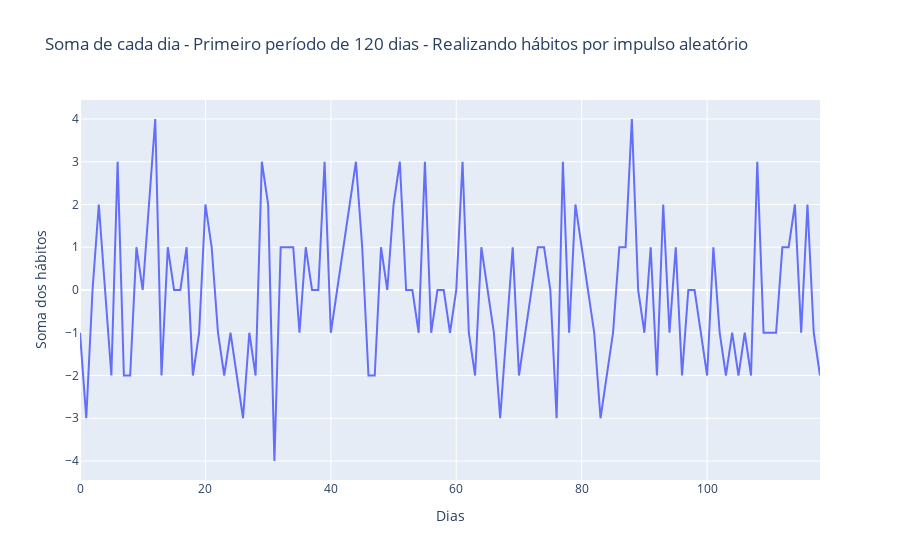

The cell this chart's notebook holds for it:
### Code cell
px.line(habitos, x=habitos.index, y=habitos['soma'], 
        labels={'index':'Dias', 'soma':'Soma dos hábitos'}, 
        title='Soma de cada dia - Primeiro período de 120 dias - Realizando hábitos por impulso aleatório')

### Figure 1 — Plotly figure (JSON) as saved in the notebook; plotly's stock layout.template omitted (floating-point values rounded to 4 significant figures)
{"data": [{"hovertemplate": "Dias=%{x}<br>Soma dos hábitos=%{y}<extra></extra>", "legendgroup": "", "line": {"color": "#636efa", "dash": "solid"}, "marker": {"symbol": "circle"}, "mode": "lines", "name": "", "orientation": "v", "showlegend": false, "type": "scatter", "x": [0, 1, 2, 3, 4, 5, 6, 7, 8, 9, 10, 11, 12, 13, 14, 15, 16, 17, 18, 19, 20, 21, 22, 23, 24, 25, 26, 27, 28, 29, 30, 31, 32, 33, 34, 35, 36, 37, 38, 39, 40, 41, 42, 43, 44, 45, 46, 47, 48, 49, 50, 51, 52, 53, 54, 55, 56, 57, 58, 59, 60, 61, 62, 63, 64, 65, 66, 67, 68, 69, 70, 71, 72, 73, 74, 75, 76, 77, 78, 79, 80, 81, 82, 83, 84, 85, 86, 87, 88, 89, 90, 91, 92, 93, 94, 95, 96, 97, 98, 99, 100, 101, 102, 103, 104, 105, 106, 107, 108, 109, 110, 111, 112, 113, 114, 115, 116, 117, 118], "xaxis": "x", "y": [-1, -3, 0, 2, 0, -2, 3, -2, -2, 1, 0, 2, 4, -2, 1, 0, 0, 1, -2, -1, 2, 1, -1, -2, -1, -2, -3, -1, -2, 3, 2, -4, 1, 1, 1, -1, 1, 0, 0, 3, -1, 0, 1, 2, 3, 1, -2, -2, 1, 0, 2, 3, 0, 0, -1, 3, -1, 0, 0, -1, 0, 3, -1, -2, 1, 0, -1, -3, -1, 1, -2, -1, 0, 1, 1, 0, -3, 3, -1, 2, 1, 0, -1, -3, -2, -1, 1, 1, 4, 0, -1, 1, -2, 2, -1, 1, -2, 0, 0, -1, -2, 1, -1, -2, -1, -2, -1, -2, 3, -1, -1, -1, 1, 1, 2, -1, 2, -1, -2], "yaxis": "y"}], "layout": {"autosize": true, "legend": {"tracegroupgap": 0}, "title": {"text": "Soma de cada dia - Primeiro período de 120 dias - Realizando hábitos por impulso aleatório"}, "xaxis": {"anchor": "y", "autorange": true, "domain": [0, 1], "range": [0, 118], "title": {"text": "Dias"}, "type": "linear"}, "yaxis": {"anchor": "x", "autorange": true, "domain": [0, 1], "range": [-4.444, 4.444], "title": {"text": "Soma dos hábitos"}, "type": "linear"}}}
